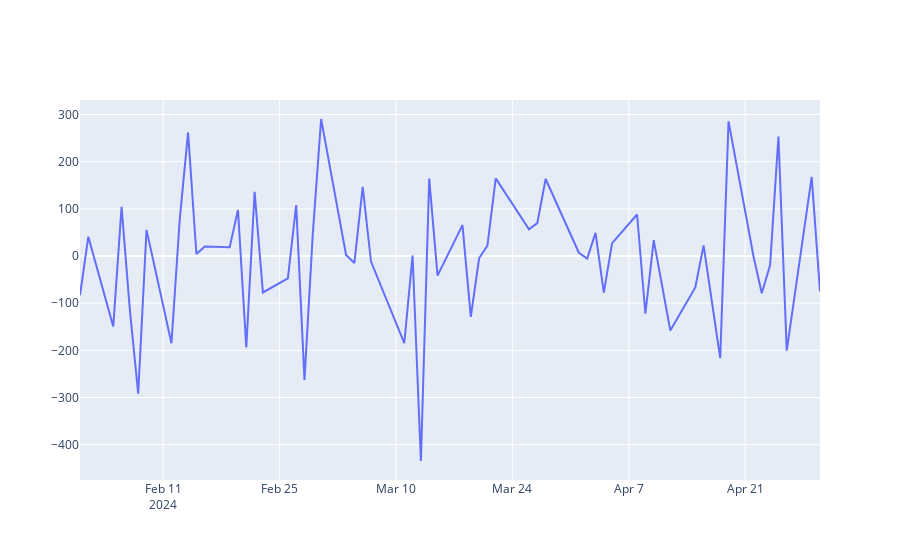

The notebook cell this image was saved under:
### Code cell
# For Your and mine Convinence I am adding a Interactive Plotly Plot as well
fig = go.Figure([go.Scatter(x=data.index, y=data['Gains'])])
fig.show()
